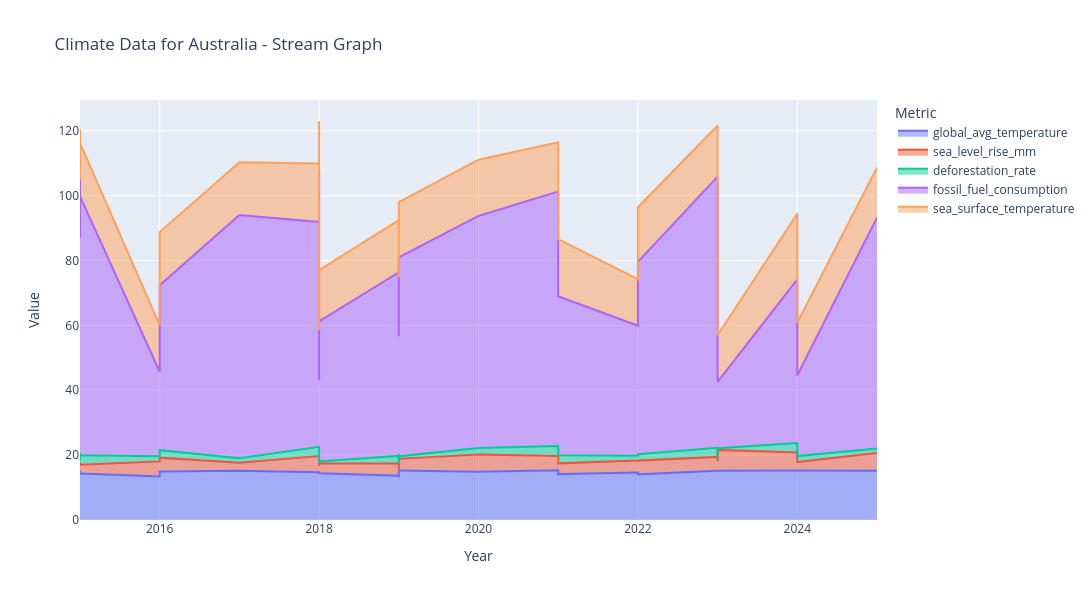

Here is the notebook cell this chart was saved with:
### Code cell
# Convert df to a long format suitable for plotting
melted_data_all = df_cc_cleaned.melt(
    id_vars='year',
    value_vars=[
        'global_avg_temperature',
        'sea_level_rise_mm',
        'deforestation_rate',
        'fossil_fuel_consumption',
        'sea_surface_temperature'
        
        
    ],
    var_name='Metric',
    value_name='Value'
)

# Create the stream graph using all data
fig = px.area(
    melted_data_all,
    x='year',
    y='Value',
    color='Metric',
    title='Climate Data for Australia - Stream Graph',
    labels={'Value': 'Value'},
    line_group='Metric'
)

# Customize the plot for better aesthetics
fig.update_traces(mode="lines")  # Smooth lines and markers
fig.update_layout(yaxis_title='Value', xaxis_title='Year', width = 1200, height= 600)

# Display the plot
fig.show()

### Figure 1 — Plotly figure (JSON) as saved in the notebook; plotly's stock layout.template omitted (floating-point values rounded to 4 significant figures)
{"data": [{"fillpattern": {"shape": ""}, "hovertemplate": "Metric=global_avg_temperature<br>year=%{x}<br>Value=%{y}<extra></extra>", "legendgroup": "global_avg_temperature", "line": {"color": "#636efa"}, "marker": {"symbol": "circle"}, "mode": "lines", "name": "global_avg_temperature", "orientation": "v", "showlegend": true, "stackgroup": "1", "type": "scatter", "x": [2015, 2015, 2015, 2016, 2016, 2017, 2018, 2018, 2018, 2018, 2019, 2019, 2019, 2019, 2020, 2021, 2021, 2022, 2022, 2023, 2023, 2023, 2023, 2024, 2024, 2025], "xaxis": "x", "y": [15.24, 14.46, 14.36, 13.42, 14.95, 15.17, 14.71, 14.11, 14.84, 14.38, 13.63, 13.16, 15.38, 15.27, 14.9, 15.33, 14.15, 14.64, 14.08, 15.0, 15.17, 15.17, 15.17, 15.28, 15.28, 15.19], "yaxis": "y"}, {"fillpattern": {"shape": ""}, "hovertemplate": "Metric=sea_level_rise_mm<br>year=%{x}<br>Value=%{y}<extra></extra>", "legendgroup": "sea_level_rise_mm", "line": {"color": "#EF553B"}, "marker": {"symbol": "circle"}, "mode": "lines", "name": "sea_level_rise_mm", "orientation": "v", "showlegend": true, "stackgroup": "1", "type": "scatter", "x": [2015, 2015, 2015, 2016, 2016, 2017, 2018, 2018, 2018, 2018, 2019, 2019, 2019, 2019, 2020, 2021, 2021, 2022, 2022, 2023, 2023, 2023, 2023, 2024, 2024, 2025], "xaxis": "x", "y": [2.48, 2.93, 2.64, 4.65, 4.28, 2.48, 5.0, 2.63, 3.06, 3.06, 3.77, 2.33, 2.16, 3.59, 5.33, 4.43, 3.32, 3.68, 4.23, 4.45, 2.91, 4.72, 6.45, 5.56, 2.57, 5.48], "yaxis": "y"}, {"fillpattern": {"shape": ""}, "hovertemplate": "Metric=deforestation_rate<br>year=%{x}<br>Value=%{y}<extra></extra>", "legendgroup": "deforestation_rate", "line": {"color": "#00cc96"}, "marker": {"symbol": "circle"}, "mode": "lines", "name": "deforestation_rate", "orientation": "v", "showlegend": true, "stackgroup": "1", "type": "scatter", "x": [2015, 2015, 2015, 2016, 2016, 2017, 2018, 2018, 2018, 2018, 2019, 2019, 2019, 2019, 2020, 2021, 2021, 2022, 2022, 2023, 2023, 2023, 2023, 2024, 2024, 2025], "xaxis": "x", "y": [0.74, 3.32, 2.99, 1.57, 2.3, 1.4, 2.85, 2.61, 2.34, 0.62, 2.37, 1.78, 2.71, 0.77, 1.98, 3.02, 2.52, 1.52, 1.98, 2.83, 0.97, 1.0, 0.51, 2.87, 1.85, 1.35], "yaxis": "y"}, {"fillpattern": {"shape": ""}, "hovertemplate": "Metric=fossil_fuel_consumption<br>year=%{x}<br>Value=%{y}<extra></extra>", "legendgroup": "fossil_fuel_consumption", "line": {"color": "#ab63fa"}, "marker": {"symbol": "circle"}, "mode": "lines", "name": "fossil_fuel_consumption", "orientation": "v", "showlegend": true, "stackgroup": "1", "type": "scatter", "x": [2015, 2015, 2015, 2016, 2016, 2017, 2018, 2018, 2018, 2018, 2019, 2019, 2019, 2019, 2020, 2021, 2021, 2022, 2022, 2023, 2023, 2023, 2023, 2024, 2024, 2025], "xaxis": "x", "y": [87.1, 66.2, 79.8, 26.07, 50.85, 74.98, 69.35, 23.77, 87.2, 43.19, 56.61, 62.59, 36.39, 61.37, 71.56, 78.51, 48.99, 40.06, 59.29, 83.61, 82.8, 81.16, 20.45, 50.48, 24.91, 71.22], "yaxis": "y"}, {"fillpattern": {"shape": ""}, "hovertemplate": "Metric=sea_surface_temperature<br>year=%{x}<br>Value=%{y}<extra></extra>", "legendgroup": "sea_surface_temperature", "line": {"color": "#FFA15A"}, "marker": {"symbol": "circle"}, "mode": "lines", "name": "sea_surface_temperature", "orientation": "v", "showlegend": true, "stackgroup": "1", "type": "scatter", "x": [2015, 2015, 2015, 2016, 2016, 2017, 2018, 2018, 2018, 2018, 2019, 2019, 2019, 2019, 2020, 2021, 2021, 2022, 2022, 2023, 2023, 2023, 2023, 2024, 2024, 2025], "xaxis": "x", "y": [14.83, 18.01, 16.39, 14.36, 16.38, 16.27, 18.0, 15.43, 15.58, 15.81, 16.1, 17.27, 18.14, 17.0, 17.33, 15.19, 17.63, 14.4, 16.84, 15.73, 18.62, 14.65, 14.36, 20.28, 16.2, 15.45], "yaxis": "y"}], "layout": {"height": 600, "legend": {"title": {"text": "Metric"}, "tracegroupgap": 0}, "title": {"text": "Climate Data for Australia - Stream Graph"}, "width": 1200, "xaxis": {"anchor": "y", "domain": [0, 1], "title": {"text": "Year"}}, "yaxis": {"anchor": "x", "domain": [0, 1], "title": {"text": "Value"}}}}
